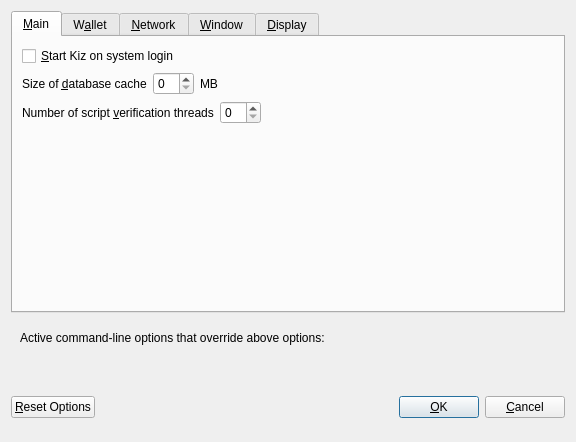
<?xml version="1.0" encoding="UTF-8"?>
<ui version="4.0">
 <class>OptionsDialog</class>
 <widget class="QDialog" name="OptionsDialog">
  <property name="geometry">
   <rect>
    <x>0</x>
    <y>0</y>
    <width>576</width>
    <height>442</height>
   </rect>
  </property>
  <property name="windowTitle">
   <string>Options</string>
  </property>
  <property name="modal">
   <bool>true</bool>
  </property>
  <layout class="QVBoxLayout" name="verticalLayout">
   <item>
    <widget class="QTabWidget" name="tabWidget">
     <property name="currentIndex">
      <number>0</number>
     </property>
     <widget class="QWidget" name="tabMain">
      <attribute name="title">
       <string>&amp;Main</string>
      </attribute>
      <layout class="QVBoxLayout" name="verticalLayout_Main">
       <item>
        <widget class="QCheckBox" name="bitcoinAtStartup">
         <property name="toolTip">
          <string>Automatically start Kiz after logging in to the system.</string>
         </property>
         <property name="text">
          <string>&amp;Start Kiz on system login</string>
         </property>
        </widget>
       </item>
       <item>
        <layout class="QHBoxLayout" name="horizontalLayout_2_Main">
         <item>
          <widget class="QLabel" name="databaseCacheLabel">
           <property name="text">
            <string>Size of &amp;database cache</string>
           </property>
           <property name="textFormat">
            <enum>Qt::PlainText</enum>
           </property>
           <property name="buddy">
            <cstring>databaseCache</cstring>
           </property>
          </widget>
         </item>
         <item>
          <widget class="QSpinBox" name="databaseCache"/>
         </item>
         <item>
          <widget class="QLabel" name="databaseCacheUnitLabel">
           <property name="text">
            <string>MB</string>
           </property>
           <property name="textFormat">
            <enum>Qt::PlainText</enum>
           </property>
          </widget>
         </item>
         <item>
          <spacer name="horizontalSpacer_2_Main">
           <property name="orientation">
            <enum>Qt::Horizontal</enum>
           </property>
           <property name="sizeHint" stdset="0">
            <size>
             <width>40</width>
             <height>20</height>
            </size>
           </property>
          </spacer>
         </item>
        </layout>
       </item>
       <item>
        <layout class="QHBoxLayout" name="horizontalLayout_3_Main">
         <item>
          <widget class="QLabel" name="threadsScriptVerifLabel">
           <property name="text">
            <string>Number of script &amp;verification threads</string>
           </property>
           <property name="textFormat">
            <enum>Qt::PlainText</enum>
           </property>
           <property name="buddy">
            <cstring>threadsScriptVerif</cstring>
           </property>
          </widget>
         </item>
         <item>
          <widget class="QSpinBox" name="threadsScriptVerif">
           <property name="toolTip">
            <string>(0 = auto, &lt;0 = leave that many cores free)</string>
           </property>
          </widget>
         </item>
         <item>
          <spacer name="horizontalSpacer_3_Main">
           <property name="orientation">
            <enum>Qt::Horizontal</enum>
           </property>
           <property name="sizeHint" stdset="0">
            <size>
             <width>40</width>
             <height>20</height>
            </size>
           </property>
          </spacer>
         </item>
        </layout>
       </item>
       <item>
        <spacer name="verticalSpacer_2">
         <property name="orientation">
          <enum>Qt::Vertical</enum>
         </property>
         <property name="sizeHint" stdset="0">
          <size>
           <width>20</width>
           <height>40</height>
          </size>
         </property>
        </spacer>
       </item>
      </layout>
     </widget>
     <widget class="QWidget" name="tabWallet">
      <attribute name="title">
       <string>W&amp;allet</string>
      </attribute>
      <layout class="QVBoxLayout" name="verticalLayout_Wallet">
       <item>
        <layout class="QHBoxLayout" name="horizontalLayout_2_Wallet">
         <item>
          <widget class="QLabel" name="labelStakeSplitThresholdText">
           <property name="text">
            <string>Stake split threshold:</string>
           </property>
          </widget>
         </item>
         <item>
          <widget class="QSpinBox" name="spinBoxStakeSplitThreshold">
           <property name="minimum">
            <number>1</number>
           </property>
           <property name="maximum">
            <number>999999</number>
           </property>
          </widget>
         </item>
        </layout>
       </item>
       <item>
        <widget class="QGroupBox" name="groupBox">
         <property name="title">
          <string>Expert</string>
         </property>
         <layout class="QVBoxLayout" name="verticalLayout_2">
          <item>
           <widget class="QCheckBox" name="coinControlFeatures">
            <property name="toolTip">
             <string>Whether to show coin control features or not.</string>
            </property>
            <property name="text">
             <string>Enable coin &amp;control features</string>
            </property>
           </widget>
          </item>
          <item>
           <widget class="QCheckBox" name="spendZeroConfChange">
            <property name="toolTip">
             <string>If you disable the spending of unconfirmed change, the change from a transaction&lt;br/&gt;cannot be used until that transaction has at least one confirmation.&lt;br/&gt;This also affects how your balance is computed.</string>
            </property>
            <property name="text">
             <string>&amp;Spend unconfirmed change</string>
            </property>
           </widget>
          </item>
         </layout>
        </widget>
       </item>
       <item>
        <spacer name="verticalSpacer_Wallet">
         <property name="orientation">
          <enum>Qt::Vertical</enum>
         </property>
         <property name="sizeHint" stdset="0">
          <size>
           <width>20</width>
           <height>40</height>
          </size>
         </property>
        </spacer>
       </item>
      </layout>
     </widget>
     <widget class="QWidget" name="tabNetwork">
      <attribute name="title">
       <string>&amp;Network</string>
      </attribute>
      <layout class="QVBoxLayout" name="verticalLayout_Network">
       <item>
        <widget class="QCheckBox" name="mapPortUpnp">
         <property name="toolTip">
          <string>Automatically open the Kiz client port on the router. This only works when your router supports UPnP and it is enabled.</string>
         </property>
         <property name="text">
          <string>Map port using &amp;UPnP</string>
         </property>
        </widget>
       </item>
       <item>
        <widget class="QCheckBox" name="allowIncoming">
         <property name="toolTip">
          <string>Accept connections from outside</string>
         </property>
         <property name="text">
          <string>Allow incoming connections</string>
         </property>
        </widget>
       </item>
       <item>
        <widget class="QCheckBox" name="connectSocks">
         <property name="toolTip">
          <string>Connect to the Kiz network through a SOCKS5 proxy.</string>
         </property>
         <property name="text">
          <string>&amp;Connect through SOCKS5 proxy (default proxy):</string>
         </property>
        </widget>
       </item>
       <item>
        <layout class="QHBoxLayout" name="horizontalLayout_1_Network">
         <item>
          <widget class="QLabel" name="proxyIpLabel">
           <property name="text">
            <string>Proxy &amp;IP:</string>
           </property>
           <property name="textFormat">
            <enum>Qt::PlainText</enum>
           </property>
           <property name="buddy">
            <cstring>proxyIp</cstring>
           </property>
          </widget>
         </item>
         <item>
          <widget class="QValidatedLineEdit" name="proxyIp">
           <property name="minimumSize">
            <size>
             <width>140</width>
             <height>0</height>
            </size>
           </property>
           <property name="maximumSize">
            <size>
             <width>140</width>
             <height>16777215</height>
            </size>
           </property>
           <property name="toolTip">
            <string>IP address of the proxy (e.g. IPv4: 127.0.0.1 / IPv6: ::1)</string>
           </property>
          </widget>
         </item>
         <item>
          <widget class="QLabel" name="proxyPortLabel">
           <property name="text">
            <string>&amp;Port:</string>
           </property>
           <property name="textFormat">
            <enum>Qt::PlainText</enum>
           </property>
           <property name="buddy">
            <cstring>proxyPort</cstring>
           </property>
          </widget>
         </item>
         <item>
          <widget class="QLineEdit" name="proxyPort">
           <property name="minimumSize">
            <size>
             <width>55</width>
             <height>0</height>
            </size>
           </property>
           <property name="maximumSize">
            <size>
             <width>55</width>
             <height>16777215</height>
            </size>
           </property>
           <property name="toolTip">
            <string>Port of the proxy (e.g. 9050)</string>
           </property>
          </widget>
         </item>
         <item>
          <spacer name="horizontalSpacer_1_Network">
           <property name="orientation">
            <enum>Qt::Horizontal</enum>
           </property>
           <property name="sizeHint" stdset="0">
            <size>
             <width>40</width>
             <height>20</height>
            </size>
           </property>
          </spacer>
         </item>
        </layout>
       </item>
       <item>
        <spacer name="verticalSpacer_Network">
         <property name="orientation">
          <enum>Qt::Vertical</enum>
         </property>
         <property name="sizeHint" stdset="0">
          <size>
           <width>20</width>
           <height>40</height>
          </size>
         </property>
        </spacer>
       </item>
      </layout>
     </widget>
     <widget class="QWidget" name="tabWindow">
      <attribute name="title">
       <string>&amp;Window</string>
      </attribute>
      <layout class="QVBoxLayout" name="verticalLayout_Window">
       <item>
        <widget class="QCheckBox" name="minimizeToTray">
         <property name="toolTip">
          <string>Show only a tray icon after minimizing the window.</string>
         </property>
         <property name="text">
          <string>&amp;Minimize to the tray instead of the taskbar</string>
         </property>
        </widget>
       </item>
       <item>
        <widget class="QCheckBox" name="minimizeOnClose">
         <property name="toolTip">
          <string>Minimize instead of exit the application when the window is closed. When this option is enabled, the application will be closed only after selecting Quit in the menu.</string>
         </property>
         <property name="text">
          <string>M&amp;inimize on close</string>
         </property>
        </widget>
       </item>
       <item>
        <spacer name="verticalSpacer_Window">
         <property name="orientation">
          <enum>Qt::Vertical</enum>
         </property>
         <property name="sizeHint" stdset="0">
          <size>
           <width>20</width>
           <height>40</height>
          </size>
         </property>
        </spacer>
       </item>
      </layout>
     </widget>
     <widget class="QWidget" name="tabDisplay">
      <attribute name="title">
       <string>&amp;Display</string>
      </attribute>
      <layout class="QVBoxLayout" name="verticalLayout_Display">
       <item>
        <layout class="QHBoxLayout" name="horizontalLayout_1_Display">
         <item>
          <widget class="QLabel" name="langLabel">
           <property name="text">
            <string>User Interface &amp;language:</string>
           </property>
           <property name="textFormat">
            <enum>Qt::PlainText</enum>
           </property>
           <property name="buddy">
            <cstring>lang</cstring>
           </property>
          </widget>
         </item>
         <item>
          <widget class="QValueComboBox" name="lang">
           <property name="toolTip">
            <string>The user interface language can be set here. This setting will take effect after restarting Kiz.</string>
           </property>
          </widget>
         </item>
        </layout>
       </item>
       <item>
        <widget class="Line" name="line">
         <property name="orientation">
          <enum>Qt::Horizontal</enum>
         </property>
        </widget>
       </item>
       <item>
        <layout class="QHBoxLayout" name="horizontalLayout_2_Display">
         <item>
          <widget class="QLabel" name="unitLabel">
           <property name="text">
            <string>&amp;Unit to show amounts in:</string>
           </property>
           <property name="textFormat">
            <enum>Qt::PlainText</enum>
           </property>
           <property name="buddy">
            <cstring>unit</cstring>
           </property>
          </widget>
         </item>
         <item>
          <widget class="QValueComboBox" name="unit">
           <property name="toolTip">
            <string>Choose the default subdivision unit to show in the interface and when sending coins.</string>
           </property>
          </widget>
         </item>
        </layout>
       </item>
       <item>
        <layout class="QHBoxLayout" name="horizontalLayout_5_Display">
         <item>
          <widget class="QLabel" name="digitsLabel">
           <property name="text">
            <string>Decimal digits</string>
           </property>
          </widget>
         </item>
         <item>
          <widget class="QValueComboBox" name="digits"/>
         </item>
        </layout>
       </item>
       <item>
        <layout class="QHBoxLayout" name="horizontalLayout_3_Display">
         <item>
          <widget class="QLabel" name="thirdPartyTxUrlsLabel">
           <property name="toolTip">
            <string>Third party URLs (e.g. a block explorer) that appear in the transactions tab as context menu items. %s in the URL is replaced by transaction hash. Multiple URLs are separated by vertical bar |.</string>
           </property>
           <property name="text">
            <string>Third party transaction URLs</string>
           </property>
           <property name="buddy">
            <cstring>thirdPartyTxUrls</cstring>
           </property>
          </widget>
         </item>
         <item>
          <widget class="QLineEdit" name="thirdPartyTxUrls">
           <property name="toolTip">
            <string>Third party URLs (e.g. a block explorer) that appear in the transactions tab as context menu items. %s in the URL is replaced by transaction hash. Multiple URLs are separated by vertical bar |.</string>
           </property>
          </widget>
         </item>
        </layout>
       </item>
       <item>
        <spacer name="verticalSpacer">
         <property name="orientation">
          <enum>Qt::Vertical</enum>
         </property>
         <property name="sizeHint" stdset="0">
          <size>
           <width>20</width>
           <height>40</height>
          </size>
         </property>
        </spacer>
       </item>
      </layout>
     </widget>
    </widget>
   </item>
   <item>
    <widget class="QFrame" name="frame">
     <layout class="QVBoxLayout" name="verticalLayout_Bottom">
      <item>
       <layout class="QHBoxLayout" name="horizontalLayout_Bottom">
        <item>
         <widget class="QLabel" name="overriddenByCommandLineInfoLabel">
          <property name="text">
           <string>Active command-line options that override above options:</string>
          </property>
          <property name="textFormat">
           <enum>Qt::PlainText</enum>
          </property>
         </widget>
        </item>
        <item>
         <spacer name="horizontalSpacer_Bottom">
          <property name="orientation">
           <enum>Qt::Horizontal</enum>
          </property>
          <property name="sizeHint" stdset="0">
           <size>
            <width>40</width>
            <height>20</height>
           </size>
          </property>
         </spacer>
        </item>
       </layout>
      </item>
      <item>
       <widget class="QLabel" name="overriddenByCommandLineLabel">
        <property name="text">
         <string/>
        </property>
        <property name="textFormat">
         <enum>Qt::PlainText</enum>
        </property>
        <property name="wordWrap">
         <bool>true</bool>
        </property>
       </widget>
      </item>
     </layout>
    </widget>
   </item>
   <item>
    <layout class="QHBoxLayout" name="horizontalLayout_Buttons">
     <item>
      <widget class="QPushButton" name="resetButton">
       <property name="toolTip">
        <string>Reset all client options to default.</string>
       </property>
       <property name="text">
        <string>&amp;Reset Options</string>
       </property>
       <property name="autoDefault">
        <bool>false</bool>
       </property>
      </widget>
     </item>
     <item>
      <spacer name="horizontalSpacer_1">
       <property name="orientation">
        <enum>Qt::Horizontal</enum>
       </property>
       <property name="sizeHint" stdset="0">
        <size>
         <width>40</width>
         <height>48</height>
        </size>
       </property>
      </spacer>
     </item>
     <item>
      <widget class="QLabel" name="statusLabel">
       <property name="minimumSize">
        <size>
         <width>200</width>
         <height>0</height>
        </size>
       </property>
       <property name="font">
        <font>
         <weight>75</weight>
         <bold>true</bold>
        </font>
       </property>
       <property name="text">
        <string/>
       </property>
       <property name="textFormat">
        <enum>Qt::PlainText</enum>
       </property>
       <property name="wordWrap">
        <bool>true</bool>
       </property>
      </widget>
     </item>
     <item>
      <spacer name="horizontalSpacer_2">
       <property name="orientation">
        <enum>Qt::Horizontal</enum>
       </property>
       <property name="sizeHint" stdset="0">
        <size>
         <width>40</width>
         <height>48</height>
        </size>
       </property>
      </spacer>
     </item>
     <item>
      <widget class="QPushButton" name="okButton">
       <property name="text">
        <string>&amp;OK</string>
       </property>
       <property name="autoDefault">
        <bool>false</bool>
       </property>
       <property name="default">
        <bool>true</bool>
       </property>
      </widget>
     </item>
     <item>
      <widget class="QPushButton" name="cancelButton">
       <property name="text">
        <string>&amp;Cancel</string>
       </property>
       <property name="autoDefault">
        <bool>false</bool>
       </property>
      </widget>
     </item>
    </layout>
   </item>
  </layout>
 </widget>
 <customwidgets>
  <customwidget>
   <class>QValidatedLineEdit</class>
   <extends>QLineEdit</extends>
   <header>qvalidatedlineedit.h</header>
  </customwidget>
  <customwidget>
   <class>QValueComboBox</class>
   <extends>QComboBox</extends>
   <header>qvaluecombobox.h</header>
  </customwidget>
 </customwidgets>
 <resources/>
 <connections/>
</ui>
